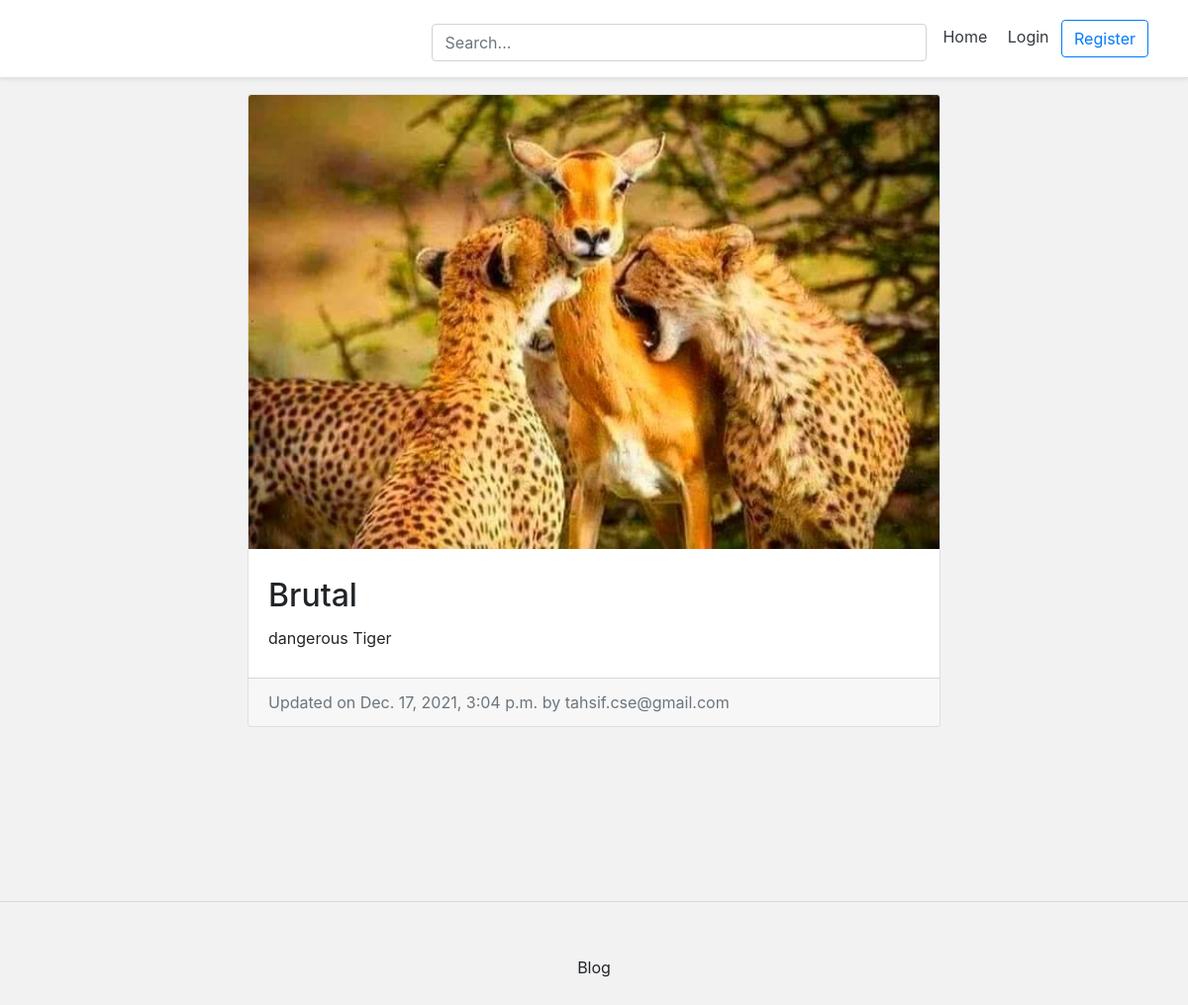
Screenshot of /blog/tahsif-thriller/ with the database file from the repository.
### blog/models.py (models this page shows, shortened)
class BlogPost(models.Model):
	title 					= models.CharField(max_length=50, null=False, blank=False)
	body 					= models.TextField(max_length=500, null=False, blank=False)
	image		 			= models.ImageField(upload_to=upload_location, null=True, blank=True)
	date_published 			= models.DateTimeField(auto_now_add=True, verbose_name="date published")
	date_updated 			= models.DateTimeField(auto_now=True, verbose_name="date updated")
	author 					= models.ForeignKey(settings.AUTH_USER_MODEL, on_delete=models.CASCADE)
	slug 					= models.SlugField(blank=True, unique=True)

### account/models.py (models this page shows, shortened)
class Account(AbstractBaseUser):
	email 					= models.EmailField(verbose_name="email", max_length=60, unique=True)
	username 				= models.CharField(max_length=30, unique=True)
	date_joined				= models.DateTimeField(verbose_name='date joined', auto_now_add=True)
	last_login				= models.DateTimeField(verbose_name='last login', auto_now=True)
	is_admin				= models.BooleanField(default=False)
	is_active				= models.BooleanField(default=True)
	is_staff				= models.BooleanField(default=False)
	is_superuser			= models.BooleanField(default=False)
	USERNAME_FIELD = 'email'
	REQUIRED_FIELDS = ['username', ]
	objects = MyAccountManager()
	def __str__(self):
		return self.email

### blog/views.py (the view)
# urls.py: path('<slug>/', detail_blog_view, name="detail"),
def detail_blog_view(request, slug):
	context = {}
	blog_post = get_object_or_404(BlogPost, slug=slug)
	context['blog_post'] = blog_post
	return render(request, 'blog/detail_blog.html', context)

### blog/templates/blog/detail_blog.html (shortened to what this page needs)
{% extends 'base.html' %}
{% block content %}
<div class="container">
	<div class="row">
		<div class="card m-auto">
			<img class="card-img-top" src="{{blog_post.image.url}}">
			<div class="card-body mt-2 mb-2">
			  <h2 class="card-title">{{blog_post.title}}</h2>
			  <p class="card-text">{{blog_post.body|safe}}</p>
			</div>
			<div class="card-footer text-muted">
			  Updated on {{blog_post.date_updated}} by {{blog_post.author}}
			</div>
		</div>
	</div>
</div>
{% endblock content %}

### templates/snippets/base_css.html (style rules this page uses)
body { background-color: #f2f2f2; }

### templates/snippets/header.html (style rules this page uses)
@media (min-width: 768px) { html { font-size: 16px; } }

### blog/templates/blog/detail_blog.html (style rules this page uses)
.card { max-width: 700px; }
.card-body { padding: 20px; }

### rows the page displays
BlogPost: image (picture), title "Brutal", body "dangerous Tiger", date_updated "Dec. 17, 2021, 3:04 p.m.", author "tahsif.cse@gmail.com"
